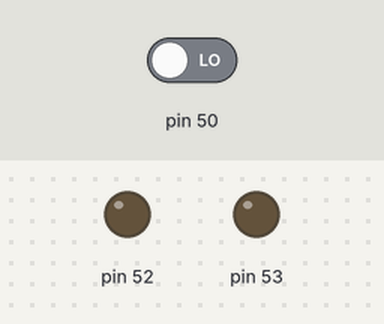
Recording of a sketch running on a simulated Arduino Mega 2560, built with avr-gcc and run on an emulated ATmega2560. On the bench: output pins drawn as LEDs (lit = HIGH). Dashed ring = blinking. Inputs (shaded band) come from the test bench; at power-on: pin 50 LOW.

Above: at 1.2 s.
1.3 s: pin 50 driven HIGH
At 1.7 s:
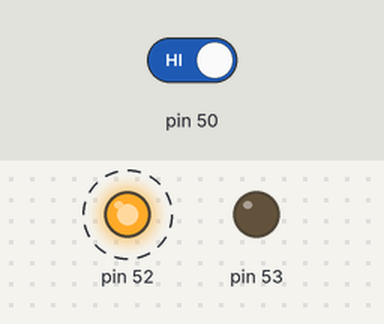
Timing chart, 0 to 10.3 s (numbered marks = the images above; inputs shaded):
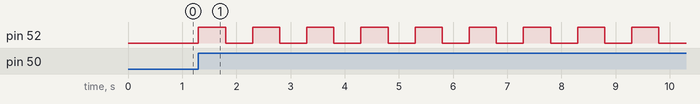

The sketch:

Led_Encendido_Mantiene.ino
```cpp
bool valor=false;
int estadoAnterior=0;
int salida=0;
void setup() {
  pinMode(50,INPUT);
  pinMode(52,OUTPUT);
  pinMode(53,OUTPUT);

}

void loop() {
  valor=digitalRead(50); //Da como estado HIGH O LOW

  if(valor==true && estadoAnterior==false){
    salida=1-salida;
  }

  estadoAnterior=valor;

  if(salida==1){
    digitalWrite(52,HIGH);
    delay(500);
    digitalWrite(52,LOW);
    delay(500);

  }
  else{
    digitalWrite(52,LOW);
  }
}
```

Measured:
- after the input at 1.3 s, pin 52: alternates HIGH for 0.50 s and LOW for 0.50 s, starting at once
